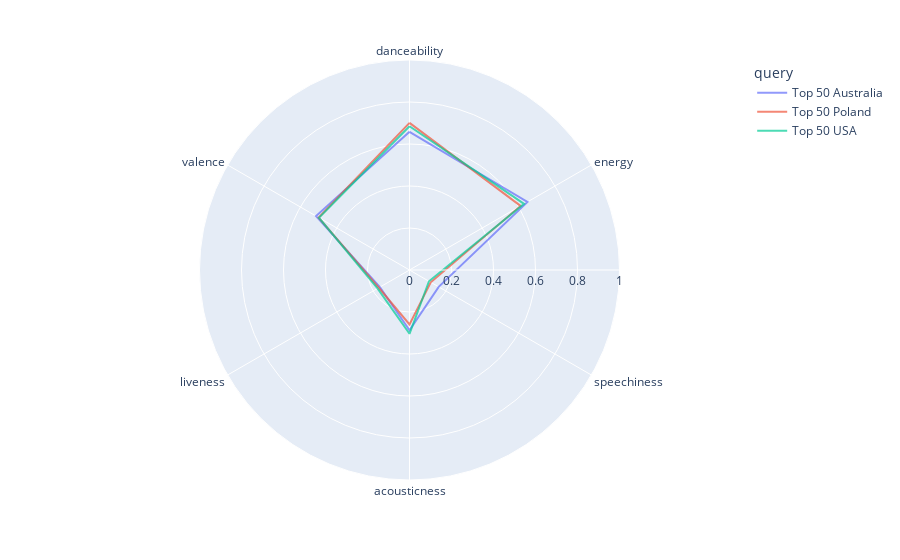

Notebook code for this chart:
### Code cell
melted = pd.melt(unpivoted, id_vars=["query"])

fig = px.line_polar(melted, r="value", theta="variable", color="query",
                            line_close=True, range_r=[0,1])
#fig.update_traces(fill='toself')
fig.update_traces(opacity=0.7)
fig

### Figure 1 — Plotly figure (JSON) as saved in the notebook; plotly's stock layout.template omitted (floating-point values rounded to 4 significant figures)
{"data": [{"hovertemplate": "query=Top 50 Australia<br>value=%{r}<br>variable=%{theta}<extra></extra>", "legendgroup": "Top 50 Australia", "line": {"color": "#636efa", "dash": "solid"}, "marker": {"symbol": "circle"}, "mode": "lines", "name": "Top 50 Australia", "opacity": 0.7, "r": [0.6578, 0.6485, 0.1604, 0.2871, 0.1629, 0.5138, 0.6578], "showlegend": true, "subplot": "polar", "theta": ["danceability", "energy", "speechiness", "acousticness", "liveness", "valence", "danceability"], "type": "scatterpolar"}, {"hovertemplate": "query=Top 50 Poland<br>value=%{r}<br>variable=%{theta}<extra></extra>", "legendgroup": "Top 50 Poland", "line": {"color": "#EF553B", "dash": "solid"}, "marker": {"symbol": "circle"}, "mode": "lines", "name": "Top 50 Poland", "opacity": 0.7, "r": [0.7006, 0.6106, 0.1169, 0.2593, 0.1691, 0.4996, 0.7006], "showlegend": true, "subplot": "polar", "theta": ["danceability", "energy", "speechiness", "acousticness", "liveness", "valence", "danceability"], "type": "scatterpolar"}, {"hovertemplate": "query=Top 50 USA<br>value=%{r}<br>variable=%{theta}<extra></extra>", "legendgroup": "Top 50 USA", "line": {"color": "#00cc96", "dash": "solid"}, "marker": {"symbol": "circle"}, "mode": "lines", "name": "Top 50 USA", "opacity": 0.7, "r": [0.6846, 0.6299, 0.1071, 0.3038, 0.1759, 0.498, 0.6846], "showlegend": true, "subplot": "polar", "theta": ["danceability", "energy", "speechiness", "acousticness", "liveness", "valence", "danceability"], "type": "scatterpolar"}], "layout": {"legend": {"title": {"text": "query"}, "tracegroupgap": 0}, "margin": {"t": 60}, "polar": {"angularaxis": {"direction": "clockwise", "rotation": 90}, "domain": {"x": [0, 1], "y": [0, 1]}, "radialaxis": {"range": [0, 1]}}}}
